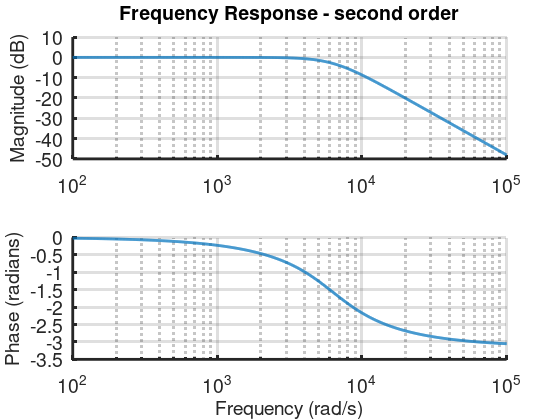

Reproduce this figure in MATLAB.
clear all; close all;

R1 = 74.2e3;
R2 = 1.33e6;
C1 = 1.6e-9;
C2 = 160e-12;

a = (R1+R2)/(R1*R2*C1);
b = 1/(R1*R2*C1*C2);

% simple example
H = tf([b],[1,a,b]);
[mag,ph,w] = bode(H);

% Create a nice bode plot 
hFig = figure();
set(hFig, 'Visible', 'off');
hold on;

subplot(2,1,1);
hm = semilogx(w,20*log10(squeeze(mag)));
grid on;
hTitle  = title ('Frequency Response - second order');
hYLabel1 = ylabel('Magnitude (dB)');
set(gca, 'FontSize', 14, 'YTick', -90:10:20, 'Box', 'off', 'LineWidth', 2);
subplot(2,1,2);
hp = semilogx(w,squeeze(ph*(pi/180)));
grid on;
hYLabel2 = ylabel('Phase (radians)');
hXLabel = xlabel('Frequency (rad/s)');
set(gca, 'FontSize', 14, 'Box', 'off', 'LineWidth', 2);

set(hm, 'linewidth', 2);
set(hp, 'linewidth', 2);

set([hXLabel, hYLabel1, hYLabel2]  , ...
     'FontSize'   , 14          );
set( hTitle                    , ...
     'FontSize'   , 14          , ...
     'FontWeight' , 'bold'      );

% write a nice tikz version
%matlab2tikz('plot.tikz', 'figurehandle', hFig);

set(gcf, 'PaperPositionMode', 'auto');
print -dpng lecture24_2.png

%quit;
